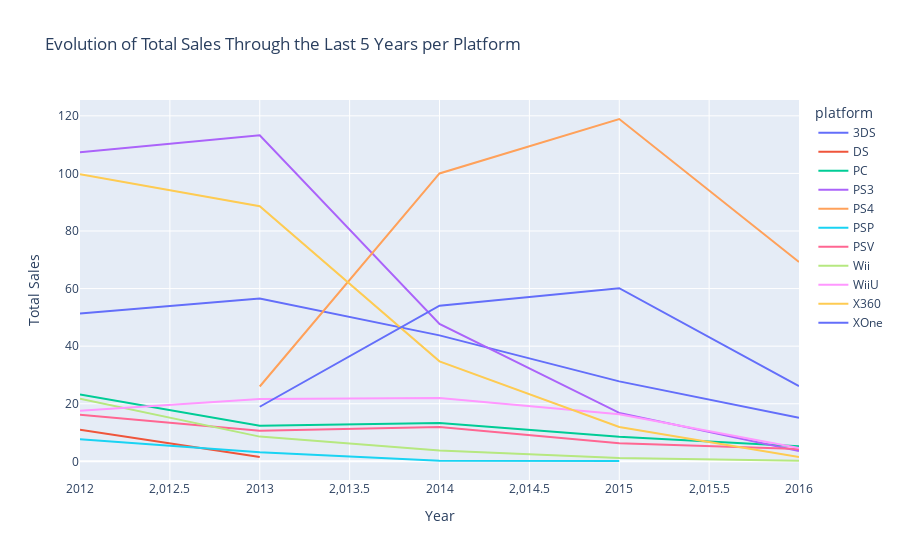

The notebook cell saved with this chart:
### Markdown cell above
A PlayStation lidera bem forte o mercado nos últimos anos, principalmente com a transição de popularaização entre o PS3, que continua muito popular, e o PS4, que tem uma alta quantidade de vendas no período. As plataformas Xbox vêm logo atrás, como o Xbox 360 ainda popular e o Xbox One tendo mais dificuldade que o PS4 para se popularizar.

Porém, para entender realmente como anda a popularização de uma plataforma nos últimos anos, nada melhor do que visualizar esse comportamento no decorrer dos anos, a fim de entender as tendências.

### Code cell
# Visualização da evolução de vendas no decorrer dos anos

fig = px.line(sales_last_5_years.groupby(['platform', 'year_of_release'])['total_sales'].sum().reset_index(),
              x='year_of_release',
              y='total_sales',
              labels={
                  'year_of_release': 'Year',
                  'total_sales': 'Total Sales'
},
    title='Evolution of Total Sales Through the Last 5 Years per Platform',
    color='platform'
)

fig.show()

### Figure 1 — Plotly figure (JSON) as saved in the notebook; plotly's stock layout.template omitted (floating-point values rounded to 4 significant figures)
{"data": [{"hovertemplate": "platform=3DS<br>Year=%{x}<br>Total Sales=%{y}<extra></extra>", "legendgroup": "3DS", "line": {"color": "#636efa", "dash": "solid"}, "marker": {"symbol": "circle"}, "mode": "lines", "name": "3DS", "orientation": "v", "showlegend": true, "type": "scatter", "x": [2012, 2013, 2014, 2015, 2016], "xaxis": "x", "y": [51.36, 56.57, 43.76, 27.78, 15.14], "yaxis": "y"}, {"hovertemplate": "platform=DS<br>Year=%{x}<br>Total Sales=%{y}<extra></extra>", "legendgroup": "DS", "line": {"color": "#EF553B", "dash": "solid"}, "marker": {"symbol": "circle"}, "mode": "lines", "name": "DS", "orientation": "v", "showlegend": true, "type": "scatter", "x": [2012, 2013], "xaxis": "x", "y": [11.01, 1.54], "yaxis": "y"}, {"hovertemplate": "platform=PC<br>Year=%{x}<br>Total Sales=%{y}<extra></extra>", "legendgroup": "PC", "line": {"color": "#00cc96", "dash": "solid"}, "marker": {"symbol": "circle"}, "mode": "lines", "name": "PC", "orientation": "v", "showlegend": true, "type": "scatter", "x": [2012, 2013, 2014, 2015, 2016], "xaxis": "x", "y": [23.22, 12.38, 13.28, 8.52, 5.25], "yaxis": "y"}, {"hovertemplate": "platform=PS3<br>Year=%{x}<br>Total Sales=%{y}<extra></extra>", "legendgroup": "PS3", "line": {"color": "#ab63fa", "dash": "solid"}, "marker": {"symbol": "circle"}, "mode": "lines", "name": "PS3", "orientation": "v", "showlegend": true, "type": "scatter", "x": [2012, 2013, 2014, 2015, 2016], "xaxis": "x", "y": [107.4, 113.2, 47.76, 16.82, 3.6], "yaxis": "y"}, {"hovertemplate": "platform=PS4<br>Year=%{x}<br>Total Sales=%{y}<extra></extra>", "legendgroup": "PS4", "line": {"color": "#FFA15A", "dash": "solid"}, "marker": {"symbol": "circle"}, "mode": "lines", "name": "PS4", "orientation": "v", "showlegend": true, "type": "scatter", "x": [2013, 2014, 2015, 2016], "xaxis": "x", "y": [25.99, 100, 118.9, 69.25], "yaxis": "y"}, {"hovertemplate": "platform=PSP<br>Year=%{x}<br>Total Sales=%{y}<extra></extra>", "legendgroup": "PSP", "line": {"color": "#19d3f3", "dash": "solid"}, "marker": {"symbol": "circle"}, "mode": "lines", "name": "PSP", "orientation": "v", "showlegend": true, "type": "scatter", "x": [2012, 2013, 2014, 2015], "xaxis": "x", "y": [7.69, 3.14, 0.24, 0.12], "yaxis": "y"}, {"hovertemplate": "platform=PSV<br>Year=%{x}<br>Total Sales=%{y}<extra></extra>", "legendgroup": "PSV", "line": {"color": "#FF6692", "dash": "solid"}, "marker": {"symbol": "circle"}, "mode": "lines", "name": "PSV", "orientation": "v", "showlegend": true, "type": "scatter", "x": [2012, 2013, 2014, 2015, 2016], "xaxis": "x", "y": [16.19, 10.59, 11.9, 6.25, 4.25], "yaxis": "y"}, {"hovertemplate": "platform=Wii<br>Year=%{x}<br>Total Sales=%{y}<extra></extra>", "legendgroup": "Wii", "line": {"color": "#B6E880", "dash": "solid"}, "marker": {"symbol": "circle"}, "mode": "lines", "name": "Wii", "orientation": "v", "showlegend": true, "type": "scatter", "x": [2012, 2013, 2014, 2015, 2016], "xaxis": "x", "y": [21.71, 8.59, 3.75, 1.14, 0.18], "yaxis": "y"}, {"hovertemplate": "platform=WiiU<br>Year=%{x}<br>Total Sales=%{y}<extra></extra>", "legendgroup": "WiiU", "line": {"color": "#FF97FF", "dash": "solid"}, "marker": {"symbol": "circle"}, "mode": "lines", "name": "WiiU", "orientation": "v", "showlegend": true, "type": "scatter", "x": [2012, 2013, 2014, 2015, 2016], "xaxis": "x", "y": [17.56, 21.65, 22.03, 16.35, 4.6], "yaxis": "y"}, {"hovertemplate": "platform=X360<br>Year=%{x}<br>Total Sales=%{y}<extra></extra>", "legendgroup": "X360", "line": {"color": "#FECB52", "dash": "solid"}, "marker": {"symbol": "circle"}, "mode": "lines", "name": "X360", "orientation": "v", "showlegend": true, "type": "scatter", "x": [2012, 2013, 2014, 2015, 2016], "xaxis": "x", "y": [99.74, 88.58, 34.74, 11.96, 1.52], "yaxis": "y"}, {"hovertemplate": "platform=XOne<br>Year=%{x}<br>Total Sales=%{y}<extra></extra>", "legendgroup": "XOne", "line": {"color": "#636efa", "dash": "solid"}, "marker": {"symbol": "circle"}, "mode": "lines", "name": "XOne", "orientation": "v", "showlegend": true, "type": "scatter", "x": [2013, 2014, 2015, 2016], "xaxis": "x", "y": [18.96, 54.07, 60.14, 26.15], "yaxis": "y"}], "layout": {"legend": {"title": {"text": "platform"}, "tracegroupgap": 0}, "title": {"text": "Evolution of Total Sales Through the Last 5 Years per Platform"}, "xaxis": {"anchor": "y", "domain": [0, 1], "title": {"text": "Year"}}, "yaxis": {"anchor": "x", "domain": [0, 1], "title": {"text": "Total Sales"}}}}
